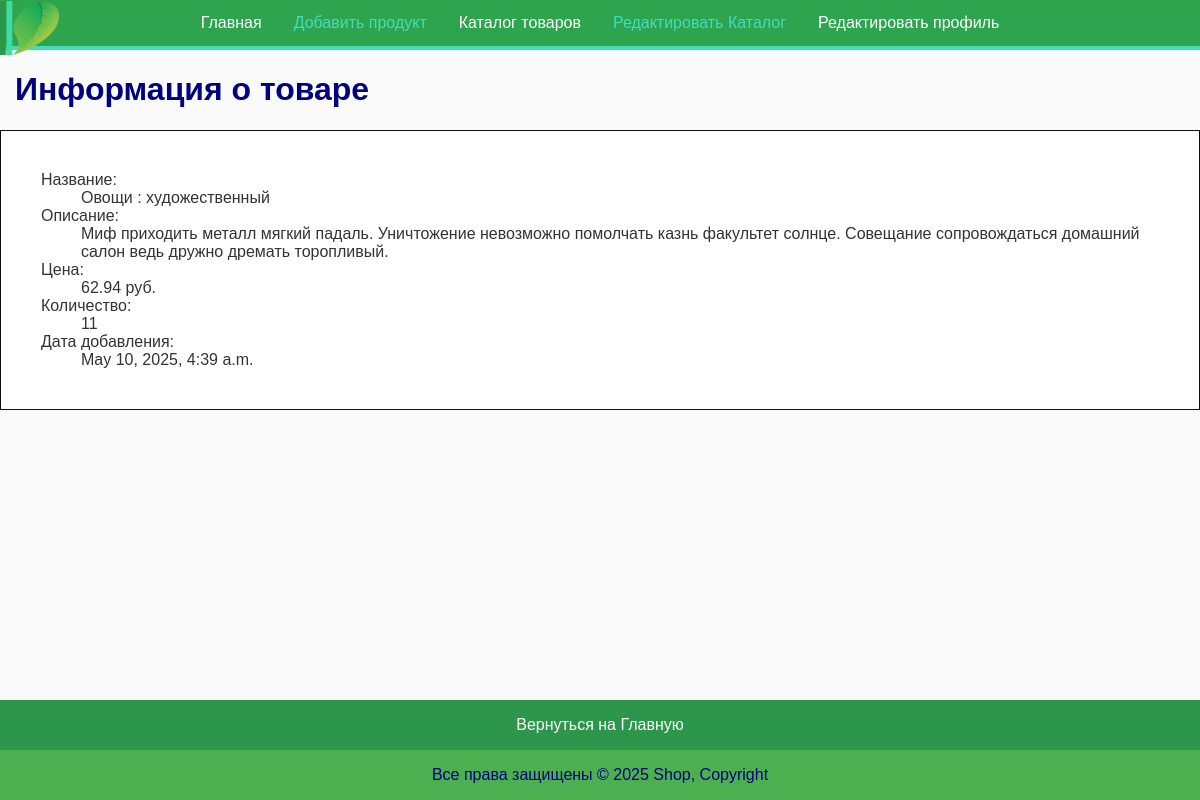
The page /products/1/ on the database its author committed.
### shop/models.py (models this page shows, shortened)
class Product(models.Model):
    name = models.CharField(max_length=100)
    description = models.TextField()
    price = models.DecimalField(max_digits=8, decimal_places=2)
    quantity = models.PositiveIntegerField(default=0)
    photo = models.ImageField(upload_to='product_photos/', null=True, blank=True)
    added_date = models.DateTimeField(auto_now_add=True)

### shop/views.py (the view)
# urls.py: path('products/<int:product_id>/', product_detail, name='product_detail'),
def product_detail(request, product_id):
    product = get_object_or_404(Product, id=product_id)
    return render(request, 'product_detail.html', {'product': product})

### shop/templates/product_detail.html (shortened to what this page needs)
{% extends 'base.html' %}
{% load static %}
{% load static %}
{% block content %}
<h1>Информация о товаре</h1>
<dl class="border bottom">
    <dt>Название:</dt>
    <dd>{{ product.name }}</dd>
    <dt>Описание:</dt>
    <dd>{{ product.description }}</dd>
    <dt>Цена:</dt>
    <dd>{{ product.price }} руб.</dd>
    <dt>Количество:</dt>
    <dd>{{ product.quantity }}</dd>
    <dt>Дата добавления:</dt>
    <dd>{{ product.added_date }}</dd>
</dl>
{% include 'footer_top.html' %}
{% endblock %}

### shop/static/css/styles.css (style rules this page uses)
body { font-family: Arial, Helvetica, sans-serif; background-color: #fafafa; color: #333; margin: 0 auto; padding: 0; }
h1, h3 { color: navy; margin-left: 15px; }
.bottom { margin-bottom: 120px; }
.border { background: #ffffff; border: 1px solid #0f0f0f; padding: 40px; }

### rows shown on the page
Product: name "Овощи : художественный", description "Миф приходить металл мягкий падаль. Уничтожение невозможно помолчать казнь факультет солнце. Совещание сопровождаться домашний салон ведь дружно дремать торопливый.", price "62.94", quantity "11", added_date "May 10, 2025, 4:39 a.m."
